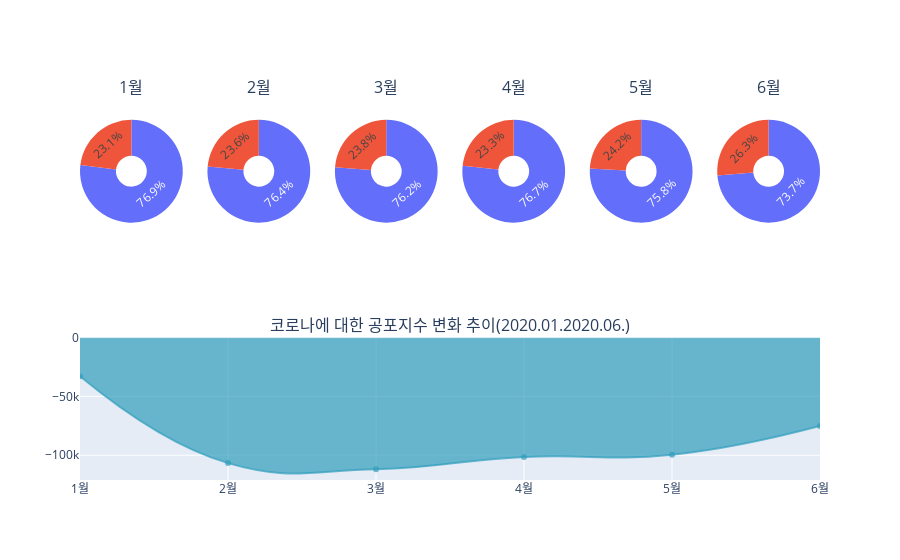

The notebook cell saved with this chart:
### Code cell
from plotly.subplots import make_subplots

configure_plotly_browser_state()

fig = make_subplots(
                    rows=2, 
                    cols=6,
                   specs = [ [{"type":"domain"},{"type":"domain"},{"type":"domain"},{"type":"domain"},{"type":"domain"},{"type":"domain"}], 
                             [{"colspan":6},None,None,None,None,None]],
    subplot_titles = ("1월","2월","3월","4월","5월","6월","코로나에 대한 공포지수 변화 추이(2020.01.2020.06.)")
   )

for i in range(1,7):
    tmp = df[df.index_m == i]
    pos = sum([po[0] for po in tmp.po_ne])
    neg = np.abs(sum([po[1] for po in tmp.po_ne]))

    fig.add_trace(
            go.Pie(
                labels=["Positive","Negative"], 
                values=[pos, neg], 
                hole=.3
            ),
        row = 1, 
        col = i
    )

y = []
for i in range(1,7):
  y.append(sum([num[0] + num[1]  for num in df[df.index_m == i].po_ne]))

fig.add_trace(
        go.Scatter(
            x = ["1월","2월","3월","4월","5월","6월"],
            y = y,
            mode = "lines+markers",
            name = "Score",
            fill      = 'tozeroy',
            fillcolor = "rgba(51, 158, 188, 0.7)",
            marker_color = "rgba(51, 158, 188, 0.7)",
            line = dict(smoothing = 1.3, shape="spline")
        ),
                row = 2,
                col = 1
)

fig.update_layout(showlegend=False, shapes = [] )
fig.show()

### Figure 1 — Plotly figure (JSON) as saved in the notebook; plotly's stock layout.template omitted (floating-point values rounded to 4 significant figures)
{"data": [{"values": [14097, 46996], "domain": {"y": [0.625, 1], "x": [0, 0.1389]}, "labels": ["Positive", "Negative"], "type": "pie", "hole": 0.3}, {"values": [47528, 154215], "domain": {"y": [0.625, 1], "x": [0.1722, 0.3111]}, "labels": ["Positive", "Negative"], "type": "pie", "hole": 0.3}, {"values": [50604, 162396], "domain": {"y": [0.625, 1], "x": [0.3444, 0.4833]}, "labels": ["Positive", "Negative"], "type": "pie", "hole": 0.3}, {"values": [44285, 145722], "domain": {"y": [0.625, 1], "x": [0.5167, 0.6556]}, "labels": ["Positive", "Negative"], "type": "pie", "hole": 0.3}, {"values": [46634, 146241], "domain": {"y": [0.625, 1], "x": [0.6889, 0.8278]}, "labels": ["Positive", "Negative"], "type": "pie", "hole": 0.3}, {"values": [41778, 116964], "domain": {"y": [0.625, 1], "x": [0.8611, 1]}, "labels": ["Positive", "Negative"], "type": "pie", "hole": 0.3}, {"name": "Score", "yaxis": "y", "y": [-32899, -106687, -111792, -101437, -99607, -75186], "mode": "lines+markers", "xaxis": "x", "marker": {"color": "rgba(51, 158, 188, 0.7)"}, "x": ["1월", "2월", "3월", "4월", "5월", "6월"], "line": {"shape": "spline", "smoothing": 1.3}, "fill": "tozeroy", "type": "scatter", "fillcolor": "rgba(51, 158, 188, 0.7)"}], "layout": {"showlegend": false, "yaxis": {"domain": [0, 0.375], "anchor": "x"}, "annotations": [{"yanchor": "bottom", "xref": "paper", "xanchor": "center", "yref": "paper", "text": "1월", "y": 1, "x": 0.06944, "font": {"size": 16}, "showarrow": false}, {"yanchor": "bottom", "xref": "paper", "xanchor": "center", "yref": "paper", "text": "2월", "y": 1, "x": 0.2417, "font": {"size": 16}, "showarrow": false}, {"yanchor": "bottom", "xref": "paper", "xanchor": "center", "yref": "paper", "text": "3월", "y": 1, "x": 0.4139, "font": {"size": 16}, "showarrow": false}, {"yanchor": "bottom", "xref": "paper", "xanchor": "center", "yref": "paper", "text": "4월", "y": 1, "x": 0.5861, "font": {"size": 16}, "showarrow": false}, {"yanchor": "bottom", "xref": "paper", "xanchor": "center", "yref": "paper", "text": "5월", "y": 1, "x": 0.7583, "font": {"size": 16}, "showarrow": false}, {"yanchor": "bottom", "xref": "paper", "xanchor": "center", "yref": "paper", "text": "6월", "y": 1, "x": 0.9306, "font": {"size": 16}, "showarrow": false}, {"yanchor": "bottom", "xref": "paper", "xanchor": "center", "yref": "paper", "text": "코로나에 대한 공포지수 변화 추이(2020.01.2020.06.)", "y": 0.375, "x": 0.5, "font": {"size": 16}, "showarrow": false}], "xaxis": {"domain": [0, 1], "anchor": "y"}}}
